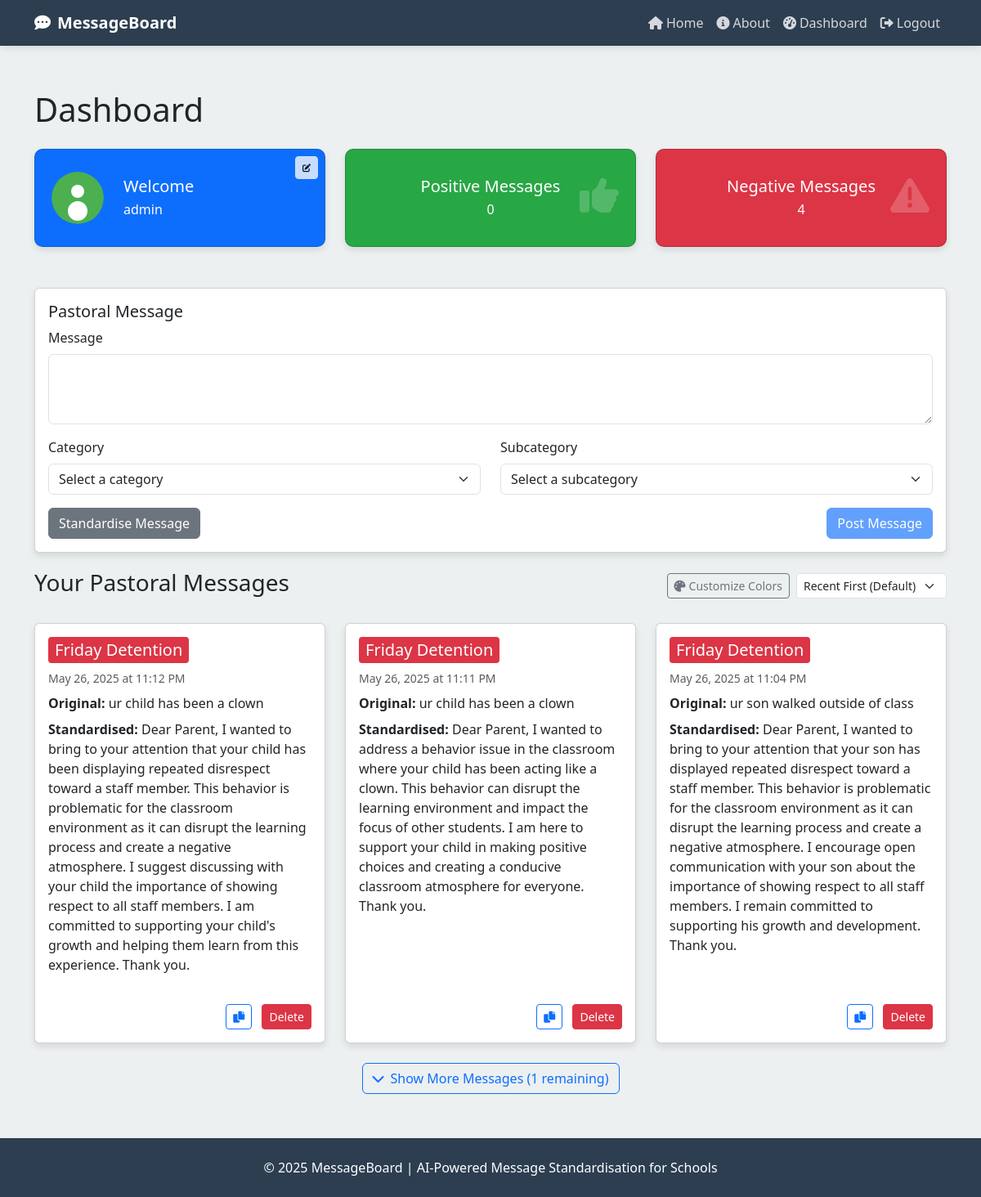
/dashboard (signed in), run on an earlier commit of the app's database.
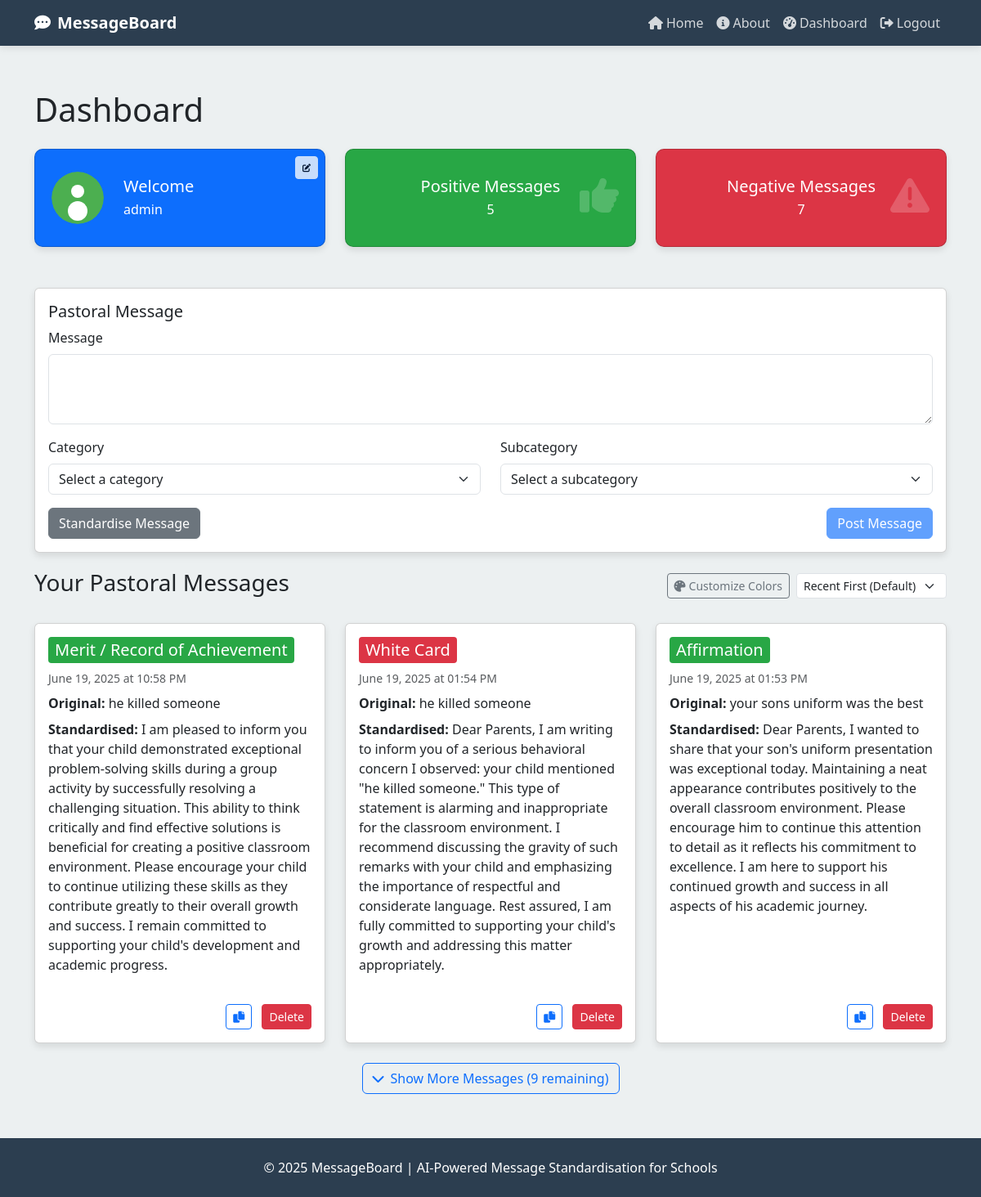
And on a later commit of the database.
### setup_db.py (models this page shows)
class User(Base):
    __tablename__ = 'users'
    id = Column(Integer, primary_key=True)
    username = Column(String, unique=True, nullable=False)
    password = Column(String, nullable=False)
    joined_date = Column(DateTime, default=datetime.utcnow)
    messages = relationship('Messages', backref='user', lazy='select', cascade="all, delete-orphan")

class Messages(Base):
    __tablename__ = 'messages'
    id = Column(Integer, primary_key=True)
    name = Column(String, nullable=False)
    user_id = Column(Integer, ForeignKey('users.id'), nullable=False)
    created_at = Column(DateTime, default=datetime.utcnow)
    severity = Column(String, nullable=False)  # Column for severity (positive/negative)
    standardized_message = Column(Text)  # New column for storing standardized messages from OpenAI
    subcategory = Column(String)  # Added subcategory field

### Software-Engineering-Project.py (the view, shortened to what this page needs)
@app.route('/dashboard')
def dashboard():
    if 'user_id' not in session:
        flash("You need to log in to access the dashboard.", "error")
        return redirect(url_for('login'))
    user = get_user_by_id(session['user_id'])
    filter_type = request.args.get('filter', None)
    filter_date = request.args.get('date', None)
    positive_messages = db_session.query(Messages).filter_by(user_id=session['user_id'], severity="positive").all()
    negative_messages = db_session.query(Messages).filter_by(user_id=session['user_id'], severity="negative").all()
    if filter_type == 'positive':
        messages = positive_messages
    elif filter_type == 'negative':
        messages = negative_messages
    elif filter_type == 'oldest':
        messages = sorted(positive_messages + negative_messages, key=lambda x: x.created_at, reverse=False)
    else:
        messages = sorted(positive_messages + negative_messages, key=lambda x: x.created_at, reverse=True)
    return render_template('dashboard.html',
                           username=session.get('username', 'User'),
                           positive_messages=positive_messages,
                           negative_messages=negative_messages,
                           messages=messages,
                           active_filter=filter_type,
                           pastoral_message="Enter pastoral message here")

### Software-Engineering-Project.py (called while the page is built)
@app.template_filter('aest_time')
def aest_time(utc_dt):
    if utc_dt is None:
        return ""
    aus_tz = pytz.timezone('Australia/Sydney')
    if utc_dt.tzinfo is None:
        utc_dt = pytz.UTC.localize(utc_dt)
    else:
        utc_dt = utc_dt.astimezone(pytz.UTC)
    aus_dt = utc_dt.astimezone(aus_tz)
    return aus_dt.strftime('%B %d, %Y at %I:%M %p')

@app.teardown_appcontext
def shutdown_session(exception=None):
    db_session.remove()

### query_db.py (called while the page is built)
def get_user_by_id(user_id):
    return session.query(User).filter_by(id=user_id).first()

### Templates/dashboard.html (shortened to what this page needs)
{% extends "base.html" %}
{% block content %}
<h1 class="mb-4">Dashboard</h1>
<div class="row dashboard-stats">
    <div class="col-md-4">
        <div class="card stat-card bg-primary text-white d-flex flex-row align-items-center position-relative">
            <img src="/static/avatars/avatar1.svg" alt="Avatar" class="rounded-circle me-3" style="width:64px;height:64px;object-fit:cover;" id="current-avatar">
            <div class="d-flex flex-column justify-content-center" style="margin-left: 8px;">
                <h5 class="card-title mb-1">Welcome</h5>
                <p class="card-text mb-0">{{ username }}</p>
            </div>
            <button type="button" class="btn btn-sm btn-light position-absolute avatar-edit-btn" style="top: 8px; right: 8px; padding: 4px 8px; font-size: 12px; opacity: 0.8;" data-bs-toggle="modal" data-bs-target="#avatarSelectionModal" title="Change Avatar">
                <i class="fas fa-edit" style="font-size: 10px;"></i>
            </button>
        </div>
    </div>
    <div class="col-md-4">
        <div id="positive-filter" class="card stat-card text-white d-flex flex-column justify-content-center" style="cursor: pointer;" title="Click to filter positive messages" data-category="positive">
            <div class="stat-icon">
                <i class="fas fa-thumbs-up"></i>
            </div>
            <div class="text-center">
                <h5 class="card-title mb-1">Positive Messages</h5>
                <p class="card-text mb-0">{{ positive_messages|length }}</p>
            </div>
        </div>
    </div>
    <div class="col-md-4">
        <div id="negative-filter" class="card stat-card text-white d-flex flex-column justify-content-center" style="cursor: pointer;" title="Click to filter negative messages" data-category="negative">
            <div class="stat-icon">
                <i class="fas fa-exclamation-triangle"></i>
            </div>
            <div class="text-center">
                <h5 class="card-title mb-1">Negative Messages</h5>
                <p class="card-text mb-0">{{ negative_messages|length }}</p>
            </div>
        </div>
    </div>
</div>
<div class="card">
    <div class="card-body">
        <h5 class="card-title">Pastoral Message</h5>
        <form id="message-form" method="POST" action="{{ url_for('create_message') }}">
            <div class="mb-3">
                <label for="message-name" class="form-label">Message</label>
                <textarea class="form-control" id="message-name" name="name" rows="3" required></textarea>
            </div>
            <div class="row">
                <div class="col-md-6 mb-3">
                    <label for="category" class="form-label">Category</label>
                    <select class="form-select" id="category" name="category" required>
                        <option value="" disabled selected>Select a category</option>
                    </select>
                </div>
                <div class="col-md-6 mb-3">
                    <label for="subcategory" class="form-label">Subcategory</label>
                    <select class="form-select" id="subcategory" name="subcategory" required>
                        <option value="" disabled selected>Select a subcategory</option>
                    </select>
                </div>
            </div>
            <div class="d-flex justify-content-between">
                <button type="button" id="standardize-btn" class="btn btn-secondary">Standardise Message</button>
                <button type="submit" id="post-message-btn" class="btn btn-primary" disabled>Post Message</button>
            </div>
        </form>
    </div>
</div>
<div class="d-flex justify-content-between align-items-center mb-4">
    <h3>Your Pastoral Messages</h3>
    <div class="d-flex gap-2 align-items-center flex-wrap">
        <button type="button" class="btn btn-sm btn-outline-secondary" data-bs-toggle="modal" data-bs-target="#colorCustomizationModal">
            <i class="fas fa-palette me-1"></i>Customize Colors
        </button>
        <select id="message-filter" class="form-select form-select-sm" style="width: auto;">
            <option value="all" {% if not active_filter %}selected{% endif %}>Recent First (Default)</option>
        </select>
    </div>
</div>
{% if messages %}
<div class="row" id="messages-container">
    {% for message in messages %}
    <div class="col-md-4 mb-4 message-item" data-index="{{ loop.index0 }}" {% if loop.index0 >= 3 %}style="display: none;"{% endif %}>
        <div class="card message-card">
            <div class="card-body">
                <div class="d-flex justify-content-between align-items-start mb-2">
                    <div class="category-banner" data-category="{{ message.severity }}" style="color: white; padding: 0.25rem 0.5rem; border-radius: 0.25rem;">
                        <h5 class="card-title mb-0">{{ message.subcategory }}</h5>
                    </div>
                </div>
                <p class="text-muted small">{{ message.created_at|aest_time }}</p>
                <p><strong>Original:</strong> {{ message.name }}</p>
                <p class="standardized-text"><strong>Standardised:</strong> {{ message.standardized_message }}</p>
                <div class="mt-auto pt-2 text-end">
                    <button type="button" class="btn btn-sm btn-outline-primary copy-btn me-2" data-message="{{ message.standardized_message }}" title="Copy standardised message">
                        <i class="fas fa-copy"></i>
                    </button>
                    <form action="{{ url_for('delete_message', message_id=message.id) }}" method="POST" style="display: inline;">
                        <button type="submit" class="btn btn-sm btn-danger delete-btn" data-title="'{{ message.subcategory }}'">Delete</button>
                    </form>
                </div>
            </div>
        </div>
    </div>
    {% endfor %}
</div>
{% if messages|length > 3 %}
<div class="text-center mb-4">
    <button id="expand-messages-btn" class="btn btn-outline-primary">
        <i class="fas fa-chevron-down me-2"></i>Show More Messages ({{ messages|length - 3 }} remaining)
    </button>
</div>
{% endif %}
{% else %}
<div class="alert alert-info">
    <p>You haven't created any messages yet. Use the form above to create your first message.</p>
</div>
{% endif %}
{% endblock %}

### Templates/base.html (shortened to what this page needs)
<!DOCTYPE html>
<html lang="en">
<head>
    <link href="https://cdn.jsdelivr.net/npm/bootstrap@5.3.0-alpha1/dist/css/bootstrap.min.css" rel="stylesheet">
    <link rel="stylesheet" href="https://cdnjs.cloudflare.com/ajax/libs/font-awesome/6.0.0/css/all.min.css">
</head>
<body>
    <nav class="navbar navbar-expand-lg navbar-dark fixed-top">
        <div class="container">
            <a class="navbar-brand" href="{{ url_for('title_page') }}">
                <i class="fas fa-comment-dots me-2"></i>MessageBoard
            </a>
            <div class="collapse navbar-collapse" id="navbarNav">
                <ul class="navbar-nav ms-auto">
                    <li class="nav-item">
                        <a class="nav-link" href="{{ url_for('title_page') }}">
                            <i class="fas fa-home me-1"></i>Home
                        </a>
                    </li>
                    <li class="nav-item">
                        <a class="nav-link" href="{{ url_for('about') }}">
                            <i class="fas fa-info-circle me-1"></i>About
                        </a>
                    </li>
                    {% if 'user_id' not in session %}
                    <li class="nav-item">
                        <a class="nav-link" href="{{ url_for('login') }}">
                            <i class="fas fa-sign-in-alt me-1"></i>Login
                        </a>
                    </li>
                    <li class="nav-item">
                        <a class="nav-link" href="{{ url_for('signup') }}">
                            <i class="fas fa-user-plus me-1"></i>Sign Up
                        </a>
                    </li>
                    {% else %}
                    <li class="nav-item">
                        <a class="nav-link" href="{{ url_for('dashboard') }}">
                            <i class="fas fa-tachometer-alt me-1"></i>Dashboard
                        </a>
                    </li>
                    <li class="nav-item">
                        <a class="nav-link" href="{{ url_for('logout') }}">
                            <i class="fas fa-sign-out-alt me-1"></i>Logout
                        </a>
                    </li>
                    {% endif %}
                </ul>
            </div>
        </div>
    </nav>
    <main class="content-section">
        <div class="container">
            {% block content %}{% endblock %}
        </div>
    </main>
    <footer class="py-4">
        <div class="container text-center">
            <p class="mb-0">&copy; 2025 MessageBoard | AI-Powered Message Standardisation for Schools</p>
        </div>
    </footer>
</body>
</html>

### Templates/base.html (style rules this page uses)
:root { --primary-color: #3498db; --secondary-color: #2c3e50; --accent-color: #e74c3c; --light-color: #ecf0f1; --dark-color: #2c3e50; }
body { font-family: 'Segoe UI', Tahoma, Geneva, Verdana, sans-serif; background-color: var(--light-color); padding-top: 56px; min-height: 100vh; display: flex; flex-direction: column; }
.navbar { background-color: var(--secondary-color); box-shadow: 0 2px 10px rgba(0,0,0,0.1); }
.navbar-brand { font-weight: bold; color: white !important; }
.nav-link { color: rgba(255,255,255,0.8) !important; transition: color 0.3s; }
.btn-primary { background-color: var(--primary-color); border-color: var(--primary-color); }
.card { box-shadow: 0 4px 8px rgba(0,0,0,0.1); transition: transform 0.3s; margin-bottom: 20px; }
footer { background-color: var(--secondary-color); color: white; padding: 20px 0; margin-top: auto; }
.content-section { animation: fadeIn 0.5s ease-in-out; padding: 30px 0; }

### Templates/dashboard.html (style rules this page uses)
.dashboard-stats { margin-bottom: 30px; }
.stat-card { border-radius: 10px; padding: 20px; position: relative; overflow: hidden; transition: transform 0.2s ease, box-shadow 0.2s ease; min-height: 120px; }
#positive-filter { background-color: #28a745; }
#negative-filter { background-color: #ffc107; }
.stat-card .stat-icon { position: absolute; right: 20px; top: 20px; font-size: 3rem; opacity: 0.2; }
.message-card { transition: all 0.3s; height: 100%; display: flex; flex-direction: column; }
.message-card .card-body { flex: 1; display: flex; flex-direction: column; }
.message-card .card-title { margin-bottom: 12px; }
.message-card p { margin-bottom: 8px; }
.standardized-text { flex-grow: 1; }
.avatar-edit-btn { transition: opacity 0.2s ease; }

What changed in the data, as far as the page shows it:
removed Messages: subcategory "Friday Detention", created_at|aest_time "May 26, 2025 at 11:12 PM", name "ur child has been a clown", standardized_message "Dear Parent, I wanted to bring to your attention that your child has been displaying repeated disrespect toward a staff member. This behavior is problematic for the classroom environment as it can disrupt the learning process and create a negative atmosphere. I suggest discussing with your child the importance of showing respect to all staff members. I am committed to supporting your child's growth and helping them learn from this experience. Thank you."
removed Messages: subcategory "Friday Detention", created_at|aest_time "May 26, 2025 at 11:11 PM", name "ur child has been a clown", standardized_message "Dear Parent, I wanted to address a behavior issue in the classroom where your child has been acting like a clown. This behavior can disrupt the learning environment and impact the focus of other students. I am here to support your child in making positive choices and creating a conducive classroom atmosphere for everyone. Thank you."
no longer on this page (row edited): Messages: subcategory "Friday Detention", created_at|aest_time "May 26, 2025 at 11:04 PM", name "ur son walked outside of class", standardized_message "Dear Parent, I wanted to bring to your attention that your son has displayed repeated disrespect toward a staff member. This behavior is problematic for the classroom environment as it can disrupt the learning process and create a negative atmosphere. I encourage open communication with your son about the importance of showing respect to all staff members. I remain committed to supporting his growth and development. Thank you."
added Messages: subcategory "Merit / Record of Achievement", created_at|aest_time "June 19, 2025 at 10:58 PM", name "he killed someone", standardized_message "I am pleased to inform you that your child demonstrated exceptional problem-solving skills during a group activity by successfully resolving a challenging situation. This ability to think critically and find effective solutions is beneficial for creating a positive classroom environment. Please encourage your child to continue utilizing these skills as they contribute greatly to their overall growth and success. I remain committed to supporting your child's development and academic progress.", severity "positive" (drawn)
added Messages: subcategory "White Card", created_at|aest_time "June 19, 2025 at 01:54 PM", name "he killed someone", standardized_message "Dear Parents, I am writing to inform you of a serious behavioral concern I observed: your child mentioned \"he killed someone.\" This type of statement is alarming and inappropriate for the classroom environment. I recommend discussing the gravity of such remarks with your child and emphasizing the importance of respectful and considerate language. Rest assured, I am fully committed to supporting your child's growth and addressing this matter appropriately."
added Messages: subcategory "Affirmation", created_at|aest_time "June 19, 2025 at 01:53 PM", name "your sons uniform was the best", standardized_message "Dear Parents, I wanted to share that your son's uniform presentation was exceptional today. Maintaining a neat appearance contributes positively to the overall classroom environment. Please encourage him to continue this attention to detail as it reflects his commitment to excellence. I am here to support his continued growth and success in all aspects of his academic journey.", severity "positive" (drawn)
Also different on the page:
{{ positive_messages|length }}: "0" → "5"
{{ negative_messages|length }}: "4" → "7"
{{ messages|length - 3 }}: "1" → "9"
